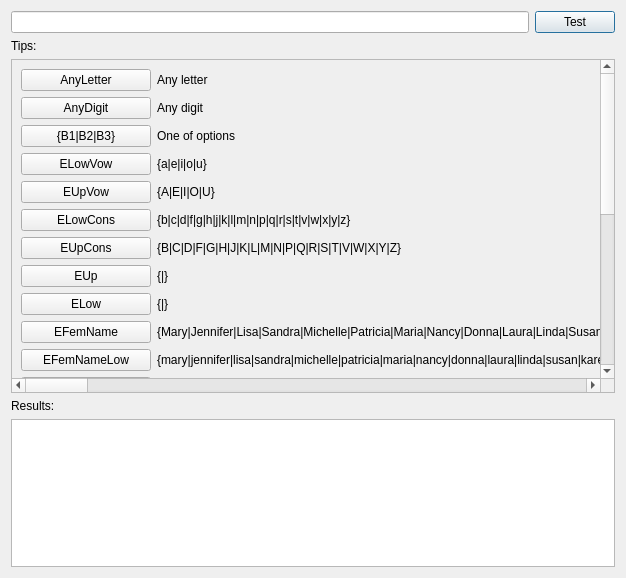
<?xml version="1.0" encoding="UTF-8"?>
<ui version="4.0">
 <class>VocabularyTest</class>
 <widget class="QDialog" name="VocabularyTest">
  <property name="geometry">
   <rect>
    <x>0</x>
    <y>0</y>
    <width>626</width>
    <height>578</height>
   </rect>
  </property>
  <property name="windowTitle">
   <string>Generate Lines</string>
  </property>
  <property name="windowIcon">
   <iconset resource="engine.qrc">
    <normaloff>:/engine/images/Logo.png</normaloff>:/engine/images/Logo.png</iconset>
  </property>
  <layout class="QVBoxLayout" name="verticalLayout">
   <item>
    <layout class="QHBoxLayout" name="horizontalLayout">
     <item>
      <widget class="QLineEdit" name="lineEdit"/>
     </item>
     <item>
      <widget class="QPushButton" name="TestButton">
       <property name="text">
        <string>Test</string>
       </property>
       <property name="icon">
        <iconset resource="engine.qrc">
         <normaloff>:/engine/images/at_sign.png</normaloff>:/engine/images/at_sign.png</iconset>
       </property>
      </widget>
     </item>
    </layout>
   </item>
   <item>
    <widget class="QLabel" name="label_18">
     <property name="text">
      <string>Tips:</string>
     </property>
    </widget>
   </item>
   <item>
    <widget class="QScrollArea" name="scrollArea">
     <property name="widgetResizable">
      <bool>true</bool>
     </property>
     <widget class="QWidget" name="scrollAreaWidgetContents">
      <property name="geometry">
       <rect>
        <x>0</x>
        <y>-352</y>
        <width>6024</width>
        <height>681</height>
       </rect>
      </property>
      <layout class="QHBoxLayout" name="horizontalLayout_2">
       <item>
        <layout class="QFormLayout" name="formLayout">
         <property name="fieldGrowthPolicy">
          <enum>QFormLayout::AllNonFixedFieldsGrow</enum>
         </property>
         <item row="0" column="0">
          <widget class="QPushButton" name="pushButton">
           <property name="minimumSize">
            <size>
             <width>130</width>
             <height>0</height>
            </size>
           </property>
           <property name="maximumSize">
            <size>
             <width>130</width>
             <height>16777215</height>
            </size>
           </property>
           <property name="text">
            <string>AnyLetter</string>
           </property>
          </widget>
         </item>
         <item row="0" column="1">
          <widget class="QLabel" name="label">
           <property name="text">
            <string>Any letter</string>
           </property>
          </widget>
         </item>
         <item row="1" column="0">
          <widget class="QPushButton" name="pushButton_5">
           <property name="minimumSize">
            <size>
             <width>130</width>
             <height>0</height>
            </size>
           </property>
           <property name="maximumSize">
            <size>
             <width>130</width>
             <height>16777215</height>
            </size>
           </property>
           <property name="text">
            <string>AnyDigit</string>
           </property>
          </widget>
         </item>
         <item row="1" column="1">
          <widget class="QLabel" name="label_2">
           <property name="text">
            <string>Any digit</string>
           </property>
          </widget>
         </item>
         <item row="2" column="0">
          <widget class="QPushButton" name="pushButton_6">
           <property name="minimumSize">
            <size>
             <width>130</width>
             <height>0</height>
            </size>
           </property>
           <property name="maximumSize">
            <size>
             <width>130</width>
             <height>16777215</height>
            </size>
           </property>
           <property name="text">
            <string>{B1|B2|B3}</string>
           </property>
          </widget>
         </item>
         <item row="2" column="1">
          <widget class="QLabel" name="label_3">
           <property name="text">
            <string>One of options</string>
           </property>
          </widget>
         </item>
         <item row="3" column="0">
          <widget class="QPushButton" name="pushButton_7">
           <property name="minimumSize">
            <size>
             <width>130</width>
             <height>0</height>
            </size>
           </property>
           <property name="maximumSize">
            <size>
             <width>130</width>
             <height>16777215</height>
            </size>
           </property>
           <property name="text">
            <string>ELowVow</string>
           </property>
          </widget>
         </item>
         <item row="3" column="1">
          <widget class="QLabel" name="label_4">
           <property name="text">
            <string>{a|e|i|o|u}</string>
           </property>
          </widget>
         </item>
         <item row="4" column="0">
          <widget class="QPushButton" name="pushButton_8">
           <property name="minimumSize">
            <size>
             <width>130</width>
             <height>0</height>
            </size>
           </property>
           <property name="maximumSize">
            <size>
             <width>130</width>
             <height>16777215</height>
            </size>
           </property>
           <property name="text">
            <string>EUpVow</string>
           </property>
          </widget>
         </item>
         <item row="4" column="1">
          <widget class="QLabel" name="label_5">
           <property name="text">
            <string>{A|E|I|O|U}</string>
           </property>
          </widget>
         </item>
         <item row="5" column="0">
          <widget class="QPushButton" name="pushButton_9">
           <property name="minimumSize">
            <size>
             <width>130</width>
             <height>0</height>
            </size>
           </property>
           <property name="maximumSize">
            <size>
             <width>130</width>
             <height>16777215</height>
            </size>
           </property>
           <property name="text">
            <string>ELowCons</string>
           </property>
          </widget>
         </item>
         <item row="5" column="1">
          <widget class="QLabel" name="label_6">
           <property name="text">
            <string>{b|c|d|f|g|h|j|k|l|m|n|p|q|r|s|t|v|w|x|y|z}</string>
           </property>
          </widget>
         </item>
         <item row="6" column="0">
          <widget class="QPushButton" name="pushButton_16">
           <property name="minimumSize">
            <size>
             <width>130</width>
             <height>0</height>
            </size>
           </property>
           <property name="maximumSize">
            <size>
             <width>130</width>
             <height>16777215</height>
            </size>
           </property>
           <property name="text">
            <string>EUpCons</string>
           </property>
          </widget>
         </item>
         <item row="6" column="1">
          <widget class="QLabel" name="label_7">
           <property name="text">
            <string>{B|C|D|F|G|H|J|K|L|M|N|P|Q|R|S|T|V|W|X|Y|Z}</string>
           </property>
          </widget>
         </item>
         <item row="7" column="0">
          <widget class="QPushButton" name="pushButton_15">
           <property name="minimumSize">
            <size>
             <width>130</width>
             <height>0</height>
            </size>
           </property>
           <property name="maximumSize">
            <size>
             <width>130</width>
             <height>16777215</height>
            </size>
           </property>
           <property name="text">
            <string>EUp</string>
           </property>
          </widget>
         </item>
         <item row="7" column="1">
          <widget class="QLabel" name="label_8">
           <property name="text">
            <string>{&lt;EUpVow&gt;|&lt;EUpCons&gt;}</string>
           </property>
          </widget>
         </item>
         <item row="8" column="0">
          <widget class="QPushButton" name="pushButton_14">
           <property name="minimumSize">
            <size>
             <width>130</width>
             <height>0</height>
            </size>
           </property>
           <property name="maximumSize">
            <size>
             <width>130</width>
             <height>16777215</height>
            </size>
           </property>
           <property name="text">
            <string>ELow</string>
           </property>
          </widget>
         </item>
         <item row="8" column="1">
          <widget class="QLabel" name="label_9">
           <property name="text">
            <string>{&lt;ELowVow&gt;|&lt;ELowCons&gt;}</string>
           </property>
          </widget>
         </item>
         <item row="9" column="0">
          <widget class="QPushButton" name="pushButton_13">
           <property name="minimumSize">
            <size>
             <width>130</width>
             <height>0</height>
            </size>
           </property>
           <property name="maximumSize">
            <size>
             <width>130</width>
             <height>16777215</height>
            </size>
           </property>
           <property name="text">
            <string>EFemName</string>
           </property>
          </widget>
         </item>
         <item row="9" column="1">
          <widget class="QLabel" name="label_10">
           <property name="text">
            <string>{Mary|Jennifer|Lisa|Sandra|Michelle|Patricia|Maria|Nancy|Donna|Laura|Linda|Susan|Karen|Carol|Sarah|Barbara|Margaret|Betty|Ruth|Kimberly|Elizabeth|Dorothy|Helen|Sharon|Deborah}</string>
           </property>
          </widget>
         </item>
         <item row="10" column="0">
          <widget class="QPushButton" name="pushButton_12">
           <property name="minimumSize">
            <size>
             <width>130</width>
             <height>0</height>
            </size>
           </property>
           <property name="maximumSize">
            <size>
             <width>130</width>
             <height>16777215</height>
            </size>
           </property>
           <property name="text">
            <string>EFemNameLow</string>
           </property>
          </widget>
         </item>
         <item row="10" column="1">
          <widget class="QLabel" name="label_11">
           <property name="text">
            <string>{mary|jennifer|lisa|sandra|michelle|patricia|maria|nancy|donna|laura|linda|susan|karen|carol|sarah|barbara|margaret|betty|ruth|kimberly|elizabeth|dorothy|helen|sharon|deborah}</string>
           </property>
          </widget>
         </item>
         <item row="11" column="0">
          <widget class="QPushButton" name="pushButton_11">
           <property name="minimumSize">
            <size>
             <width>130</width>
             <height>0</height>
            </size>
           </property>
           <property name="maximumSize">
            <size>
             <width>130</width>
             <height>16777215</height>
            </size>
           </property>
           <property name="text">
            <string>EMaleName</string>
           </property>
          </widget>
         </item>
         <item row="11" column="1">
          <widget class="QLabel" name="label_12">
           <property name="text">
            <string>{James|David|Christopher|George|Ronald|John|Richard|Daniel|Kenneth|Anthony|Robert|Charles|Paul|Steven|Kevin|Michael|Joseph|Mark|Edward|Jason|William|Thomas|Donald|Brian|Jeff}</string>
           </property>
          </widget>
         </item>
         <item row="12" column="0">
          <widget class="QPushButton" name="pushButton_10">
           <property name="minimumSize">
            <size>
             <width>130</width>
             <height>0</height>
            </size>
           </property>
           <property name="maximumSize">
            <size>
             <width>130</width>
             <height>16777215</height>
            </size>
           </property>
           <property name="text">
            <string>EMaleNameLow</string>
           </property>
          </widget>
         </item>
         <item row="12" column="1">
          <widget class="QLabel" name="label_13">
           <property name="text">
            <string>{james|david|christopher|george|ronald|john|richard|daniel|kenneth|anthony|robert|charles|paul|steven|kevin|michael|joseph|mark|edward|jason|william|thomas|donald|brian|jeff}</string>
           </property>
          </widget>
         </item>
         <item row="13" column="0">
          <widget class="QPushButton" name="pushButton_17">
           <property name="minimumSize">
            <size>
             <width>130</width>
             <height>0</height>
            </size>
           </property>
           <property name="maximumSize">
            <size>
             <width>130</width>
             <height>16777215</height>
            </size>
           </property>
           <property name="text">
            <string>ESurname</string>
           </property>
          </widget>
         </item>
         <item row="13" column="1">
          <widget class="QLabel" name="label_14">
           <property name="text">
            <string>{Smith|Anderson|Clark|Wright|Mitchell|Johnson|Thomas|Rodriguez|Lopez|Perez|Williams|Jackson|Lewis|Hill|Roberts|Jones|White|Lee|Scott|Turner|Brown|Harris|Walker|Green|Phillips|Davis|Martin|Hall|Adams|Campbell|Miller|Thompson|Allen|Baker|Parker|Wilson|Garcia|Young|Gonzalez|Evans|Moore|Martinez|Hernandez|Nelson|Edwards|Taylor|Robinson|King|Carter|Collins}</string>
           </property>
          </widget>
         </item>
         <item row="14" column="0">
          <widget class="QPushButton" name="pushButton_20">
           <property name="minimumSize">
            <size>
             <width>130</width>
             <height>0</height>
            </size>
           </property>
           <property name="maximumSize">
            <size>
             <width>130</width>
             <height>16777215</height>
            </size>
           </property>
           <property name="text">
            <string>ESurnameLow</string>
           </property>
          </widget>
         </item>
         <item row="14" column="1">
          <widget class="QLabel" name="label_17">
           <property name="text">
            <string>{smith|anderson|clark|wright|mitchell|johnson|thomas|rodriguez|lopez|perez|williams|jackson|lewis|hill|roberts|jones|white|lee|scott|turner|brown|harris|walker|green|phillips|davis|martin|hall|adams|campbell|miller|thompson|allen|baker|parker|wilson|garcia|young|gonzalez|evans|moore|martinez|hernandez|nelson|edwards|taylor|robinson|king|carter|collins}</string>
           </property>
          </widget>
         </item>
         <item row="15" column="0">
          <widget class="QPushButton" name="pushButton_2">
           <property name="minimumSize">
            <size>
             <width>130</width>
             <height>0</height>
            </size>
           </property>
           <property name="maximumSize">
            <size>
             <width>130</width>
             <height>16777215</height>
            </size>
           </property>
           <property name="text">
            <string>RFemName</string>
           </property>
          </widget>
         </item>
         <item row="15" column="1">
          <widget class="QLabel" name="label_20">
           <property name="text">
            <string>{Александра|Саша|Анастасия|Анна|Аня|Валентина|Валя|Валерия|Лера|Вера|Виктория|Вика|Галина|Галя|Дарья|Даша|Дашка|Евгения|Женя|Екатерина|Катя|Кейт|Елена|Лена|Ленка|Инна|Кира|Лариса|Леся|Людмила|Марина|Маша|Надежда|Надя|Наталья|Наташа|Натали|Нина|Оксана|Ольга|Оля|Светлана|Света|Юлия|Юля|Яна}</string>
           </property>
          </widget>
         </item>
         <item row="16" column="0">
          <widget class="QPushButton" name="pushButton_3">
           <property name="minimumSize">
            <size>
             <width>130</width>
             <height>0</height>
            </size>
           </property>
           <property name="maximumSize">
            <size>
             <width>130</width>
             <height>16777215</height>
            </size>
           </property>
           <property name="text">
            <string>TFemName</string>
           </property>
          </widget>
         </item>
         <item row="17" column="0">
          <widget class="QPushButton" name="pushButton_4">
           <property name="minimumSize">
            <size>
             <width>130</width>
             <height>0</height>
            </size>
           </property>
           <property name="maximumSize">
            <size>
             <width>130</width>
             <height>16777215</height>
            </size>
           </property>
           <property name="text">
            <string>RMaleName</string>
           </property>
          </widget>
         </item>
         <item row="18" column="0">
          <widget class="QPushButton" name="pushButton_21">
           <property name="minimumSize">
            <size>
             <width>130</width>
             <height>0</height>
            </size>
           </property>
           <property name="maximumSize">
            <size>
             <width>130</width>
             <height>16777215</height>
            </size>
           </property>
           <property name="text">
            <string>TMaleName</string>
           </property>
          </widget>
         </item>
         <item row="19" column="0">
          <widget class="QPushButton" name="pushButton_22">
           <property name="minimumSize">
            <size>
             <width>130</width>
             <height>0</height>
            </size>
           </property>
           <property name="maximumSize">
            <size>
             <width>130</width>
             <height>16777215</height>
            </size>
           </property>
           <property name="text">
            <string>RSurname</string>
           </property>
          </widget>
         </item>
         <item row="20" column="0">
          <widget class="QPushButton" name="pushButton_23">
           <property name="minimumSize">
            <size>
             <width>130</width>
             <height>0</height>
            </size>
           </property>
           <property name="maximumSize">
            <size>
             <width>130</width>
             <height>16777215</height>
            </size>
           </property>
           <property name="text">
            <string>TSurname</string>
           </property>
          </widget>
         </item>
         <item row="21" column="0">
          <widget class="QPushButton" name="pushButton_19">
           <property name="minimumSize">
            <size>
             <width>130</width>
             <height>0</height>
            </size>
           </property>
           <property name="maximumSize">
            <size>
             <width>130</width>
             <height>16777215</height>
            </size>
           </property>
           <property name="text">
            <string>Birth</string>
           </property>
          </widget>
         </item>
         <item row="21" column="1">
          <widget class="QLabel" name="label_15">
           <property name="text">
            <string>19{6|7|8}?</string>
           </property>
          </widget>
         </item>
         <item row="22" column="0">
          <widget class="QPushButton" name="pushButton_18">
           <property name="minimumSize">
            <size>
             <width>130</width>
             <height>0</height>
            </size>
           </property>
           <property name="maximumSize">
            <size>
             <width>130</width>
             <height>16777215</height>
            </size>
           </property>
           <property name="text">
            <string>Numbers</string>
           </property>
          </widget>
         </item>
         <item row="22" column="1">
          <widget class="QLabel" name="label_16">
           <property name="text">
            <string>{2000|2010|2011|2012|99|9|100}</string>
           </property>
          </widget>
         </item>
         <item row="16" column="1">
          <widget class="QLabel" name="label_21">
           <property name="text">
            <string>{aleksandra|sasha|anastasija|anna|anja|valentina|valja|valerija|lera|vera|viktorija|vika|galina|galja|darja|dasha|dashka|evgenija|zhenja|ekaterina|katja|kejt|elena|lena|lenka|inna|kira|larisa|lesja|ljudmila|marina|masha|nadezhda|nadja|natalja|natasha|natali|nina|oksana|olga|olja|svetlana|sveta|julija|julja|jana}</string>
           </property>
          </widget>
         </item>
         <item row="17" column="1">
          <widget class="QLabel" name="label_22">
           <property name="text">
            <string>{Александр|Саня|Саша|Алексей|Леша|Леха|Анатолий|Толя|Толик|Андрей|Антон|Артем|Артур|Богдан|Борис|Боря|Вадим|Вадик|Валентин|Валик|Валерий|Василий|Вася|Виктор|Виталий|Виталик|Владимир|Вова|Владислав|Влад|Вячеслав|Слава|Геннадий|Гена|Григорий|Гриша|Денис|Дмитрий|Дима|Евгений|Женя|Иван|Ваня|Игорь|Илья|Константин|Костя|Леонид|Максим|Макс|Михаил|Миша|Никита|Николай|Коля|Олег|Павел|Паша|Петр|Петя|Роман|Рома|Руслан|Тарас|Юрий|Юра}</string>
           </property>
          </widget>
         </item>
         <item row="18" column="1">
          <widget class="QLabel" name="label_23">
           <property name="text">
            <string>{aleksandr|sanja|sasha|aleksej|lesha|leha|anatolij|tolja|tolik|andrej|anton|artem|artur|bogdan|boris|borja|vadim|vadik|valentin|valik|valerij|vasilij|vasja|viktor|vitalij|vitalik|vladimir|vova|vladislav|vlad|vjacheslav|slava|gennadij|gena|grigorij|grisha|denis|dmitrij|dima|evgenij|zhenja|ivan|vanja|igor|ilja|konstantin|kostja|leonid|maksim|maks|mihail|misha|nikita|nikolaj|kolja|oleg|pavel|pasha|petr|petja|roman|roma|ruslan|taras|jurij|jura}</string>
           </property>
          </widget>
         </item>
         <item row="19" column="1">
          <widget class="QLabel" name="label_24">
           <property name="text">
            <string>{Иванов|Смирнов|Васильев|Смирнов|Кузнецов|Попов|Васильев|Петров|Соколов|Михайлов|Новиков|Федоров|Морозов|Волков|Алексеев|Лебедев|Семенов|Егоров|Павлов|Козлов|Степанов|Николаев|Орлов|Андреев|Макаров|Никитин|Захаров|Зайцев|Соловьев|Борисов|Яковлев|Григорьев|Романов|Воробьев|Сергеев|Кузьмин|Фролов|Александров|Дмитриев|Королев|Гусев|Киселев|Максимов|Поляков|Сорокин|Виноградов|Ковалев|Белов|Медведев|Антонов|Тарасов|Жуков|Баранов|Филиппов|Комаров|Давыдов|Беляев|Герасимов|Богданов|Осипов|Сидоров|Матвеев|Титов|Марков|Миронов|Крылов|Куликов|Карпов|Власов|Мельников|Денисов|Гаврилов|Тихонов|Казаков|Афанасьев|Данилов|Савельев|Тимофеев|Фомин|Чернов|Абрамов|Мартынов|Ефимов|Федотов|Щербаков|Назаров|Калинин|Исаев|Чернышев|Быков|Маслов|Родионов|Коновалов|Лазарев|Воронин|Климов|Филатов|Пономарев|Голубев|Кудрявцев|Прохоров}</string>
           </property>
          </widget>
         </item>
         <item row="20" column="1">
          <widget class="QLabel" name="label_25">
           <property name="text">
            <string>{ivanov|smirnov|vasilev|smirnov|kuznecov|popov|vasilev|petrov|sokolov|mihajlov|novikov|fedorov|morozov|volkov|alekseev|lebedev|semenov|egorov|pavlov|kozlov|stepanov|nikolaev|orlov|andreev|makarov|nikitin|zaharov|zajcev|solovev|borisov|jakovlev|grigorev|romanov|vorobev|sergeev|kuzmin|frolov|aleksandrov|dmitriev|korolev|gusev|kiselev|maksimov|poljakov|sorokin|vinogradov|kovalev|belov|medvedev|antonov|tarasov|zhukov|baranov|filippov|komarov|davydov|beljaev|gerasimov|bogdanov|osipov|sidorov|matveev|titov|markov|mironov|krylov|kulikov|karpov|vlasov|melnikov|denisov|gavrilov|tihonov|kazakov|afanasev|danilov|savelev|timofeev|fomin|chernov|abramov|martynov|efimov|fedotov|werbakov|nazarov|kalinin|isaev|chernyshev|bykov|maslov|rodionov|konovalov|lazarev|voronin|klimov|filatov|ponomarev|golubev|kudrjavcev|prohorov}</string>
           </property>
          </widget>
         </item>
        </layout>
       </item>
      </layout>
     </widget>
    </widget>
   </item>
   <item>
    <widget class="QLabel" name="label_19">
     <property name="text">
      <string>Results:</string>
     </property>
    </widget>
   </item>
   <item>
    <widget class="QPlainTextEdit" name="plainTextEdit">
     <property name="maximumSize">
      <size>
       <width>16777215</width>
       <height>150</height>
      </size>
     </property>
     <property name="readOnly">
      <bool>true</bool>
     </property>
    </widget>
   </item>
  </layout>
 </widget>
 <resources>
  <include location="engine.qrc"/>
 </resources>
 <connections/>
</ui>
